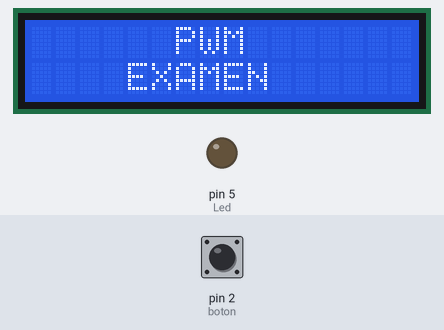
This sketch was run on a simulated Arduino Uno, built with avr-gcc and run on an emulated ATmega328P. Parts: 16×2 character LCD, output pins drawn as LEDs (lit = HIGH). The inputs (shaded band) are chosen by the test bench; at power-on: pin 2 (boton) LOW.

Above: at 0.1 s.
At 15.1 s:
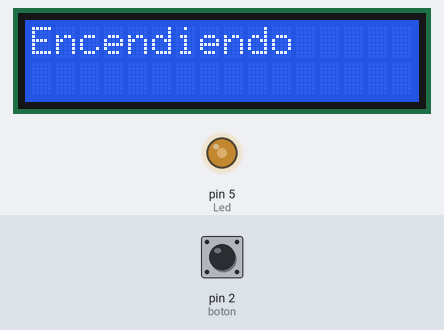
At 30.2 s:
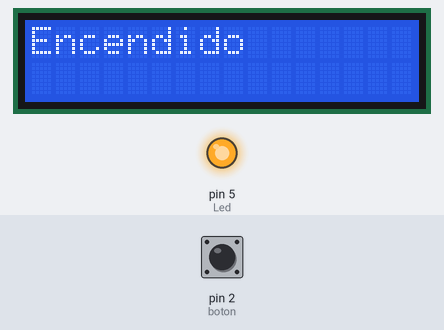
At 35.38 s:
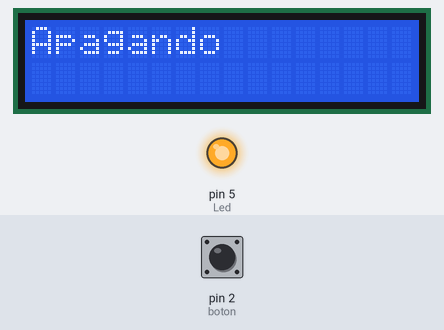
Timing chart, 0 to 40.0 s (numbered marks = the images above):
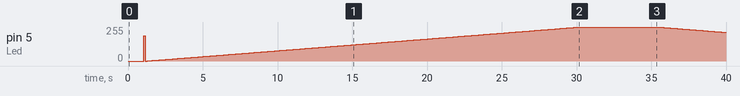

Measured:
- by itself, pin 5 (Led): 0/255 → 191/255 at 1.1 s, → 0/255 0.10 s later, → 1/255 0.11 s later, → 2/255 0.11 s later, … (297 changes in this stretch)
- what the display in image 2 shows lasts 5.1 s, from 30.2 s to 35.3 s

The sketch:

PWM.ino
```cpp
#include <LiquidCrystal.h>

const int rs = 12, en = 11, d4 = 10, d5 = 9, d6 = 8, d7 = 7;
LiquidCrystal Mi_LCD (rs, en, d4, d5, d6, d7);
const int Led=5;
const int Pot=A1;
const int boton=2;
const int brillo=0;

void setup() {
  // put your setup code here, to run once:
  pinMode(Led,OUTPUT);
  pinMode(boton,INPUT);
  Mi_LCD.begin(16, 2);
  Mi_LCD.print("      PWM");
  Mi_LCD.setCursor(0, 1);
  Mi_LCD.print("    EXAMEN");
  delay(1000);
  while((digitalRead(boton)==HIGH));
}

void loop() {

analogWrite(Led, 191);

   // if( digitalRead(boton==LOW) ){

  for (int brillo = 0; brillo <= 255; brillo++) {
        Mi_LCD.clear();
    Mi_LCD.print("Encendiendo");
    delay(100);
    analogWrite(Led, brillo);
    delay(10);


  }

          Mi_LCD.clear();
    Mi_LCD.print("Encendido");
    delay(100);
  delay(5000);

          for( int brillo = 255 ; brillo >= 0 ; brillo--){
                Mi_LCD.clear();
    Mi_LCD.print("Apagando");
    delay(100);
      analogWrite(Led, brillo);
      delay(10);
    }

            Mi_LCD.clear();
    Mi_LCD.print("Apagado");
    delay(100);
  delay(3000);
    //}//else if(digitalRead(boton==HIGH)){
       //   for( int brillo = 255 ; brillo >= 0 ; brillo--){
      //analogWrite(Led, brillo);
      //delay(50);
    //}
    //delay(3000);
    //}


  //int x=analogRead(Pot);
  //int porc=map(x,0,1023,0,100);
  //int valor=map(porc,0,100,0,255);
 // analogWrite(Led,valor);
  //Mi_LCD.clear();
 // Mi_LCD.print("Led=");
  //Mi_LCD.print(porc);
  //Mi_LCD.print("%");
  //delay(100);
}
```
